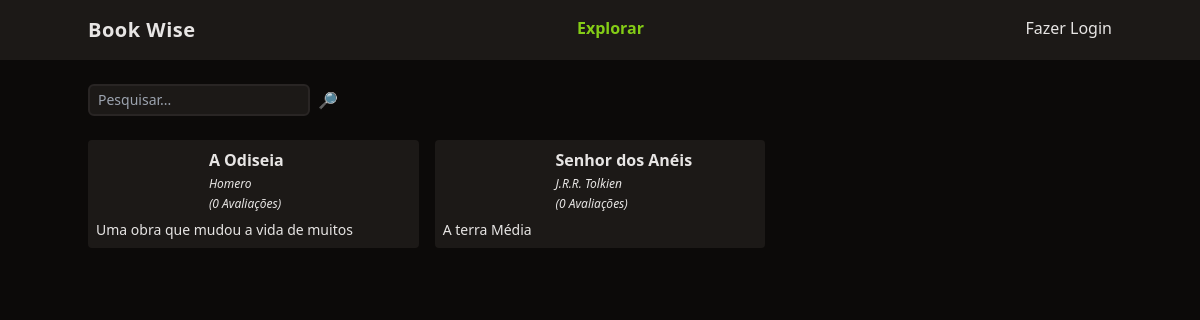
/, run on an earlier commit of the app's database.
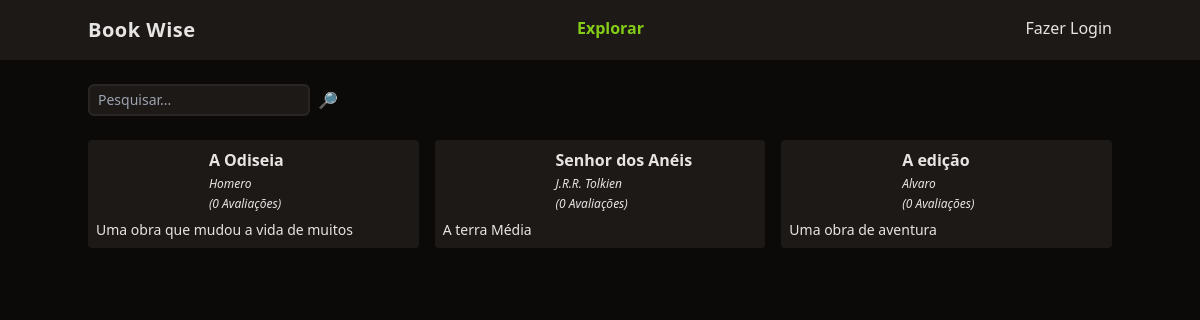
And on a later commit of the database.
### tables this page shows
CREATE TABLE livros (
	id integer primary key,
  titulo varchar(255),
	autor varchar(100),
  descricao text,
  ano_de_lancamento integer,
  nr_paginas integer,
  usuario_id integer, "imagem",
  foreign key(usuario_id) references usuarios(id) on delete cascade
);

### functions.php (called while the page is built, shortened)
<?php
function view($view, $data = [])
{
    require "views/template/app.php";
}
function config($chave = null)
{
    $config = require "config.php";
    if (strlen($chave) > 0) {
        return $config[$chave];
    }
    return $config;
}
function auth()
{
    if (!isset($_SESSION['auth'])) {
        return null;
    }
    return $_SESSION['auth'];
}

### controllers/index.controller.php (called while the page is built)
<?php
$livros = Livro::all($_REQUEST['pesquisar'] ?? '');
view('index', compact('livros'));

### routes.php (called while the page is built, shortened)
<?php
$controller = str_replace('/', '', parse_url($_SERVER['REQUEST_URI'])['path']);
if (!$controller) $controller = 'index';
require "../controllers/{$controller}.controller.php";

### public/index.php (called while the page is built, shortened)
<?php
require "../models/Livro.php";
require "../functions.php";
$config = require '../config.php';
require "../database.php";
require "../routes.php";

### config.php (called while the page is built)
<?php
return [
    'database' => [
        'driver' => 'sqlite',
        'database' => '../database.sqlite'
    ],
];

### database.php (called while the page is built, shortened)
<?php
class Database
{
    private $db;
    public function __construct($config)
    {
        $connectionString = $config['driver'] . ':' . $config['database'];
        $this->db = new PDO($connectionString);
    }
    public function query($query, $class = null, $params = [])
    {
        $prepare = $this->db->prepare($query);
        if ($class) {
            $prepare->setFetchMode(PDO::FETCH_CLASS, $class);
        }
        $prepare->execute($params);
        return $prepare;
    }
}

### models/livro.php (called while the page is built, shortened)
<?php
class Livro
{
    public function query($where, $params)
    {
        $database = new Database(config('database'));
        return $database->query("
    select
        l.id,
        l.titulo,
        l.autor,
        l.descricao,
        l.ano_de_lancamento,
        l.imagem,
        ifnull(round(sum(a.nota) / 5.0), 0) as nota_avaliacao,
        ifnull(count(a.id), 0) as count_avaliacoes
        from
        livros l
        left join avaliacoes a on a.livro_id = l.id
        where $where
        group by
        l.id,
        l.titulo,
        l.autor,
        l.descricao,
        l.ano_de_lancamento, l.imagem", self::class, $params);
    }
    public static function all($filtro = '')
    {
        return (new self)->query('titulo like :filtro', ['filtro' => "%$filtro%"])->fetchAll();
    }
}

### views/partials/_livro.php (the view, shortened to what this page needs)
<div class="p-2 rounded border-stone-800 bg-stone-900">
    <div class="flex gap-2">
        <div class="w-1/3">
        </div>
        <div class="flex flex-col gap-1">
            <a href="/livro?id=<?= $livro->id ?>" class="font-semibold hover:underline"><?= $livro->titulo ?></a>
            <div class="text-xs italic"><?= $livro->autor ?></div>
            <div class="text-xs italic">
                (<?= (int) $livro->count_avaliacoes ?> Avaliações)
            </div>
        </div>
    </div>
    <div class="text-sm mt-2">
        <?= $livro->descricao ?>
    </div>
</div>

### views/template/app.php (shortened to what this page needs)
<!DOCTYPE html>
<html lang="pt-br">
<head>
    <script src="https://cdn.tailwindcss.com"></script>
</head>
<body class="bg-stone-950 text-stone-200">
    <header class="bg-stone-900">
        <nav class="mx-auto max-w-screen-lg flex justify-between py-4">
            <div class="font-bold text-xl tracking-wide">Book Wise</div>
            <ul class="flex space-x-4 font-bold">
                <li><a href="/" class="text-lime-500">Explorar</a></li>
            </ul>
            <ul>
                <?php if (auth()): ?>
                    <li><a href="/logout" class="hover:underline">Oi, <?= auth()->nome ?></a></li>
                <?php else: ?>
                    <li><a href="/login" class="hover:underline">Fazer Login</a></li>
                <?php endif; ?>
            </ul>
        </nav>
    </header>
    <main class="mx-auto max-w-screen-lg space-y-6">
        <?php require "../views/{$view}.view.php"; ?>
    </main>
</body>
</html>

### views/index.view.php
<form class="w-full flex space-x-2 mt-6">
    <input
        type="text"
        class="border-stone-800 border-2 rounded-md bg-stone-900 text-sm focus:outline px-2 py-1"
        placeholder="Pesquisar..."
        name="pesquisar" />
    <button type="submit">🔎</button>
</form>
<section class="grid gap-4 grid-cols-1 md:grid-cols-2 lg:grid-cols-3">
    <?php foreach ($livros as $livro) {
        require 'partials/_livro.php';
    } ?>
</section>

What changed in the data, as far as the page shows it:
added livros: titulo "A edição", autor "Alvaro", count_avaliacoes "0", descricao "Uma obra de aventura"
